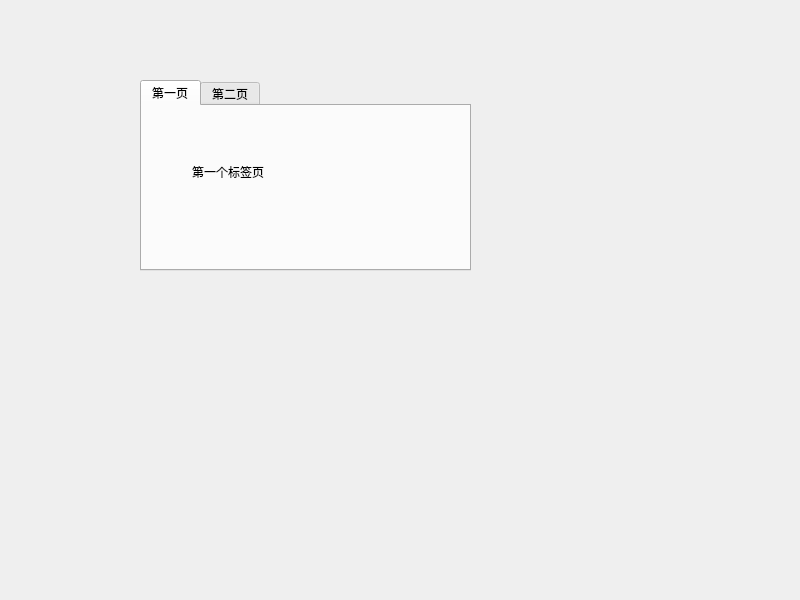
<?xml version="1.0" encoding="UTF-8"?>
<ui version="4.0">
 <class>Widget</class>
 <widget class="QWidget" name="Widget">
  <property name="geometry">
   <rect>
    <x>0</x>
    <y>0</y>
    <width>800</width>
    <height>600</height>
   </rect>
  </property>
  <property name="windowTitle">
   <string>Widget</string>
  </property>
  <widget class="QTabWidget" name="tabWidget">
   <property name="geometry">
    <rect>
     <x>140</x>
     <y>80</y>
     <width>331</width>
     <height>191</height>
    </rect>
   </property>
   <property name="currentIndex">
    <number>0</number>
   </property>
   <widget class="QWidget" name="tab">
    <attribute name="title">
     <string>第一页</string>
    </attribute>
    <widget class="QLabel" name="label">
     <property name="geometry">
      <rect>
       <x>50</x>
       <y>40</y>
       <width>151</width>
       <height>51</height>
      </rect>
     </property>
     <property name="text">
      <string>第一个标签页</string>
     </property>
    </widget>
   </widget>
   <widget class="QWidget" name="tab_2">
    <attribute name="title">
     <string>第二页</string>
    </attribute>
    <widget class="QLabel" name="label_2">
     <property name="geometry">
      <rect>
       <x>70</x>
       <y>40</y>
       <width>141</width>
       <height>61</height>
      </rect>
     </property>
     <property name="text">
      <string>第二个标签页</string>
     </property>
    </widget>
   </widget>
  </widget>
 </widget>
 <resources/>
 <connections/>
</ui>
